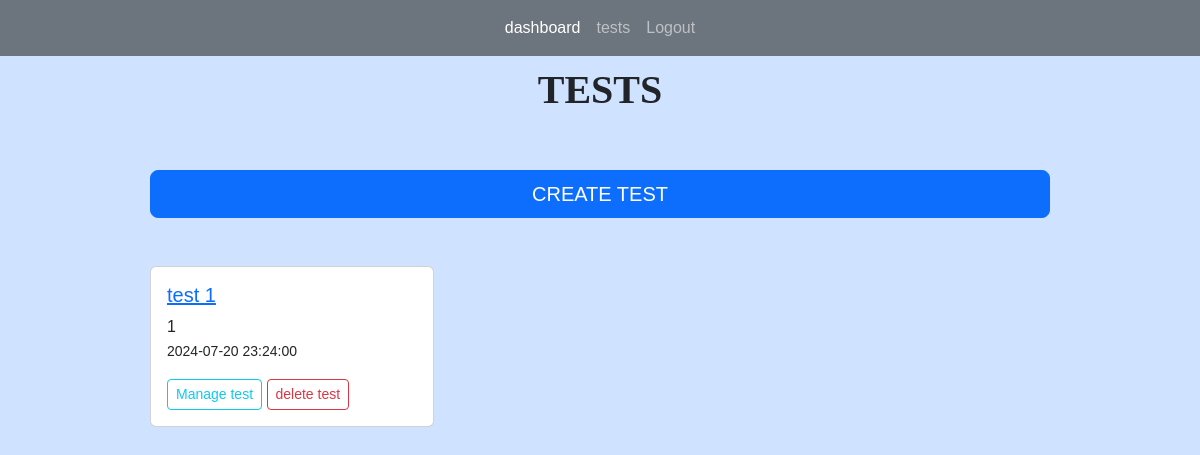
The app's page /tests (signed in), older data.
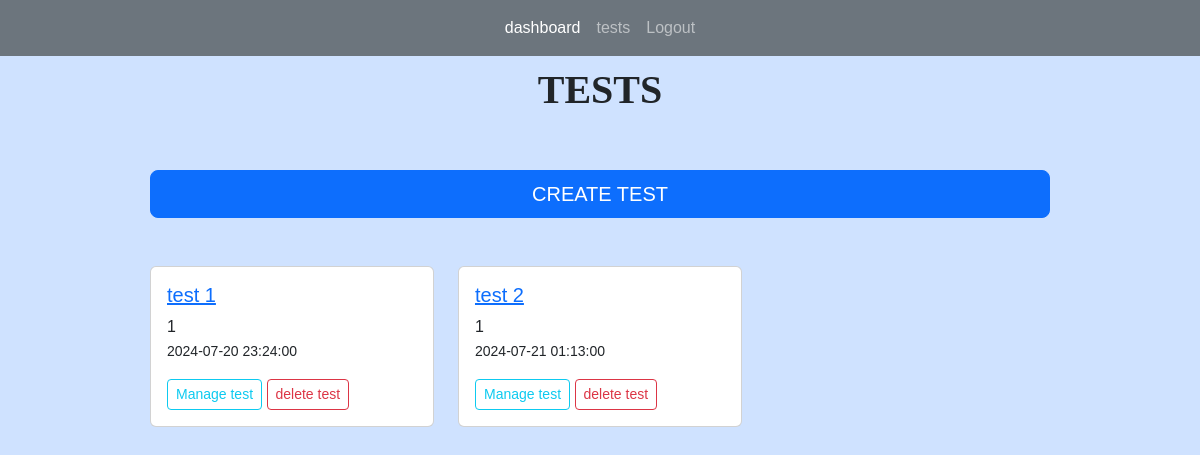
The same page, newer data.
### app.py (models this page shows)
class Tests(db.Model):
    test_id = db.Column(db.Integer, primary_key=True)
    title = db.Column(db.String(255))
    start_date = db.Column(db.DateTime, nullable = False)
    end_date = db.Column(db.DateTime, nullable = False)
    status = db.Column(db.String(255))
    teacher_id = db.Column(db.Integer, db.ForeignKey('users.id'))
    teacher = db.relationship('Users', backref=db.backref('tests', lazy=True))
    questions = db.relationship("Questions", backref="question_list")
    code = db.Column(db.String(6), unique=True)  # column to store the unique code
    students = db.relationship('Users', secondary='test_students', backref=db.backref('tests_registered', lazy=True))
    submissions = db.relationship('Submission', backref='test_submissions', lazy=True)

### app.py (the view)
@app.route('/tests', methods=['GET', 'POST'])
@login_required(role="teacher")
def tests():
	tests = Tests.query.filter_by(teacher_id = current_user.id)
	return render_template("tests.html", tests=tests)

### app.py (called while the page is built)
@login_manager.user_loader
def load_user(user_id):
    return Users.query.get(int(user_id))

def login_required(role="ANY"):
    def wrapper(fn):
        @wraps(fn)
        def decorated_view(*args, **kwargs):
            if not current_user.is_authenticated:
               return login_manager.unauthorized()
            if ( (current_user.role != role) and (role != "ANY")):
                return login_manager.unauthorized()
            return fn(*args, **kwargs)
        return decorated_view
    return wrapper

### templates/tests.html (shortened to what this page needs)
{% extends 'index.html' %}
{% block content %}
<h1>TESTS</h1>
<br>
<br/>
<a href="{{ url_for('create_test')}}" class=" d-grid gap-2 btn btn-primary btn-lg">CREATE TEST</a>
<br/>
<br/>
<div class="row row-cols-1 row-cols-md-3 g-4">
	{% for test in tests %}
	<div class="col">
		<div class="card ">
		<div class="card-body">
		<h5 class="card-title"><a href="{{ url_for('test', id=test.test_id)}}">{{ test.title }}</a></h5>
		<p class="card-text">{{ test.teacher_id }}<br/>
			<small>{{ test.start_date }}</small> <br/>
		</p>
		<a href="{{ url_for('test', id=test.test_id)}}" class="btn btn-outline-info btn-sm">Manage test</a>
		<a href="{{ url_for('delete_test', id=test.test_id)}}" class="btn btn-outline-danger btn-sm">delete test</a>
		</div>
		</div>
	</div>
	{% endfor %}
</div>
{% endblock %}

Row changes from the older to the newer data that the page shows:
added Tests: title "test 2", teacher_id "1", start_date "2024-07-21 01:13:00"
